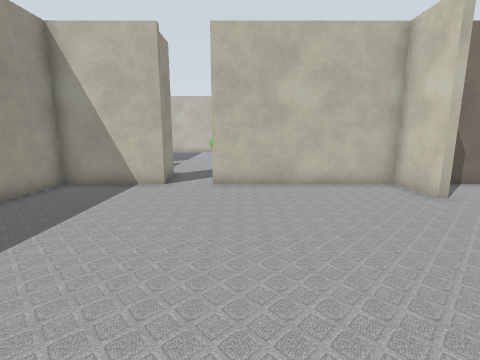
view 1 (above)

12 first-person views from a walk through a Gazebo world. The camera is 0.94 m above the floor, tilts 10° down and sees 85° across. The lines on the ground mark 1 m squares. The floor is counted in squares, 0.5 m on a side. Each view is taken from the middle of a square. On the plan, view 1 faces up. The plan holds only what a view shows up to about 15 squares ahead; the rest is blank. The place goes on beyond the plan.

view 2
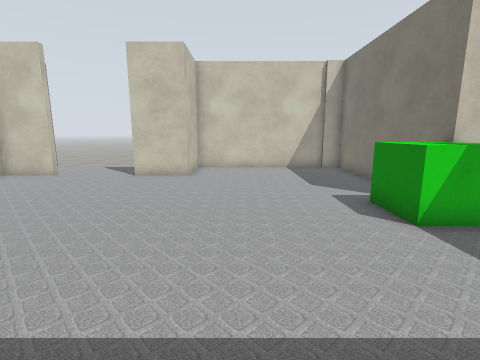

view 3
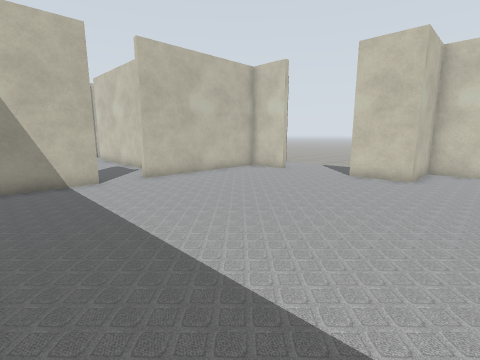

view 4
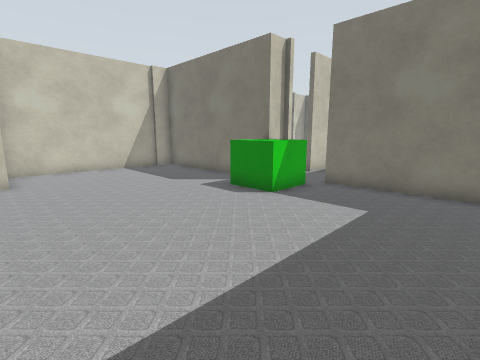

view 5
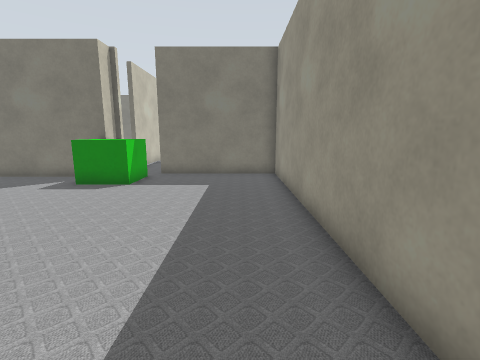

view 6
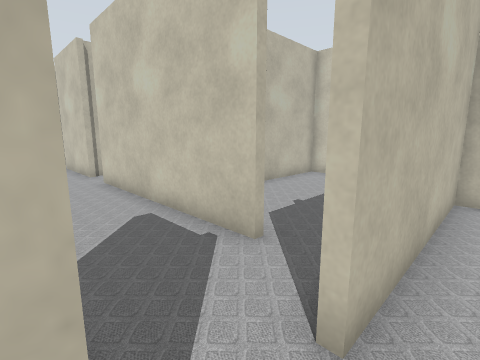

view 7
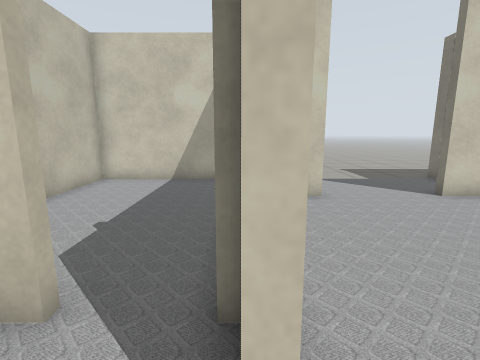

view 8
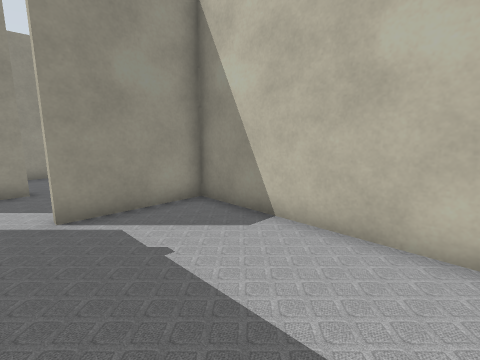

view 9
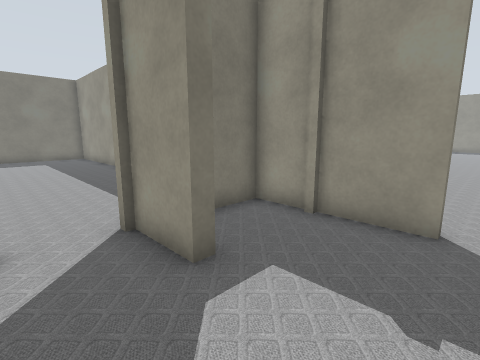

view 10
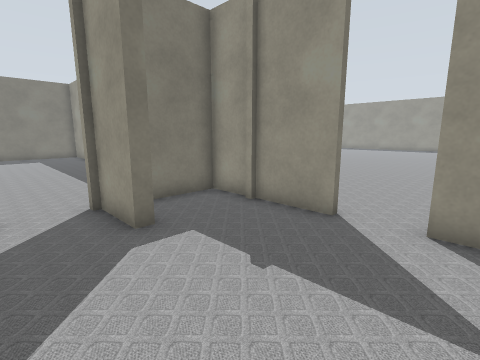

view 11
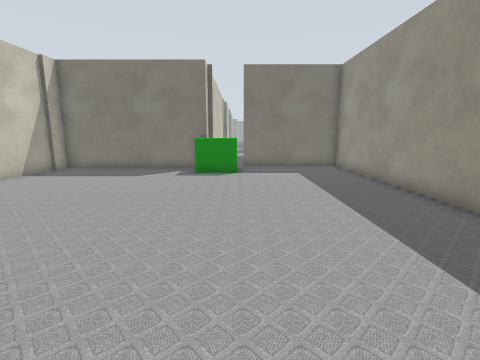

view 12
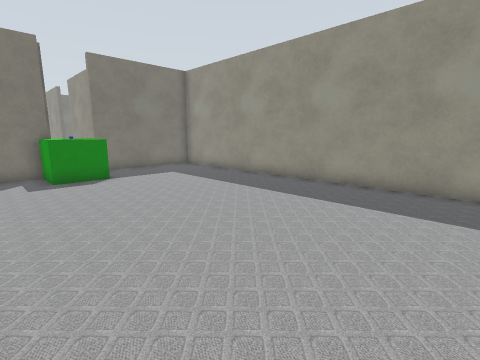

### Floor plan
Points are (right, up) in squares from view 1. A wall is a line through its corners. A room is listed if a view was taken in it or the views show most of it. See-through windows are left out.
Room 1 (views 1, 2, 3, 4, 5, 6, 7, 11, 12)
walls: (0.8, -7.5) (0.8, -6.5) (8.6, -6.5); (5.8, 7.5) (5.8, 9.7) (-1.1, 9.7); (8.9, 1.4) (5.8, 1.4) (5.8, 3.8); (-2.9, 10.1) (-2.9, 9.7) (-6.8, 9.7); (8.8, -5.6) (8.8, 1.8); (-6.7, 9.9) (-6.7, -7.5) (-1.4, -7.5)
ways out: opening at (-2, 10) to room 3; opening at (-0.5, -7.5); opening at (6, 5.5)
objects: green box (-1, -7) to (1, -5)
Room 2 (view 8)
walls: (8.8, 11) (8.8, 15.7) (0.6, 15.7) (0.6, 11.9)
ways out: opening at (0.5, 11) to room 3
Room 3 (views 9, 10)
walls: (-3.5, 12) (-3.1, 12) (-3.1, 10); (-6.7, 14.4) (-6.7, 9.9); (-6.7, 17) (-6.7, 16.1); (0.4, 11.9) (0.4, 17.5); (-6.8, 10) (-4.4, 10)
ways out: opening at (-2, 10) to room 1; opening at (0.5, 11) to room 2; opening at (-7, 16)

Where each view was taken, in squares from view 1:
view 1: 0 up, 0 right, facing up
view 2: 1 down, 6 left, facing right
view 3: 1 down, 6 left, facing up-right
view 4: 2 up, 6 left, facing down-right
view 5: 5 up, 5 left, facing down
view 6: 9 up, 3 left, facing up-right
view 7: 10 up, 2 left, facing right
view 8: 11 up, 7 right, facing up-left
view 9: 15 up, 1 left, facing down-left
view 10: 17 up, 1 left, facing down-left
view 11: 8 up, 1 left, facing down
view 12: 7 up, 3 right, facing down-left
